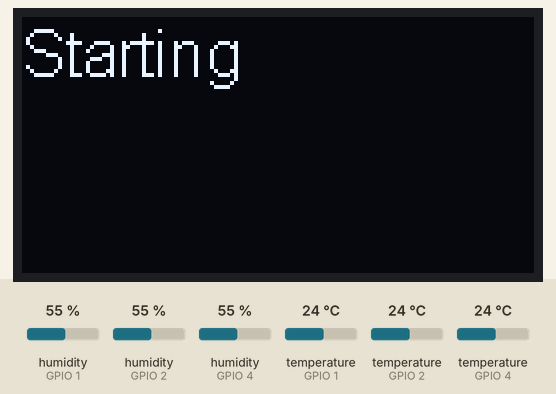
The sketch below on a simulated ESP8266 (Wemos D1 mini). Parts: 128×64 one-colour display. The inputs (shaded band) are chosen by the test bench; at power-on: humidity (sensors on GPIO 1, GPIO 2, GPIO 4) 55 %, temperature (sensors on GPIO 1, GPIO 2, GPIO 4) 24 °C. WiFi joins after 1.5 s; servers stay silent unless stated; uploads are accepted with an empty reply; web services answer with replies made up by the test bench; what the sketch prints to the serial monitor is not drawn.

Above: at 0.1 s.
At 6.1 s:
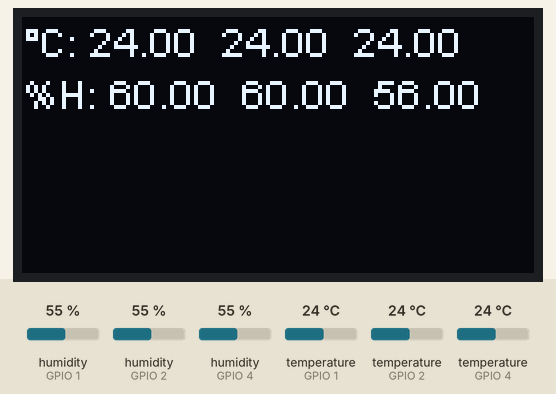
At 32.7 s:
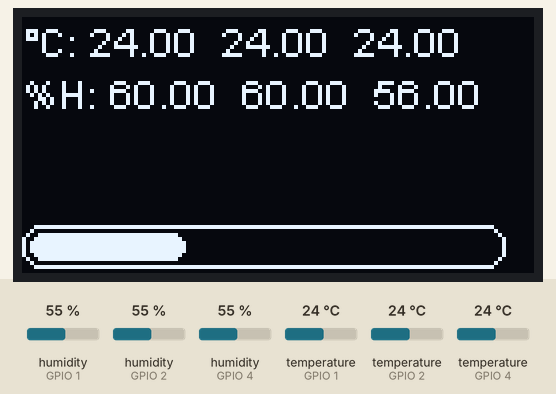
At 62.8 s:
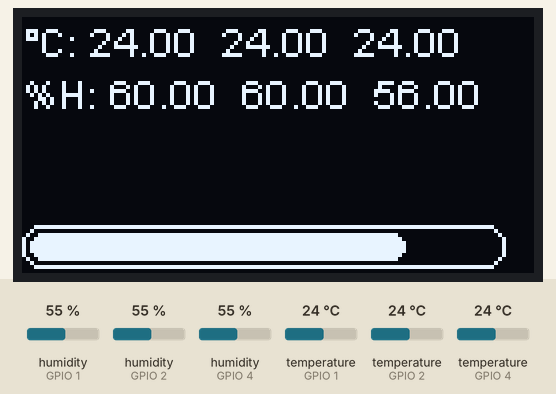
At 95.5 s:
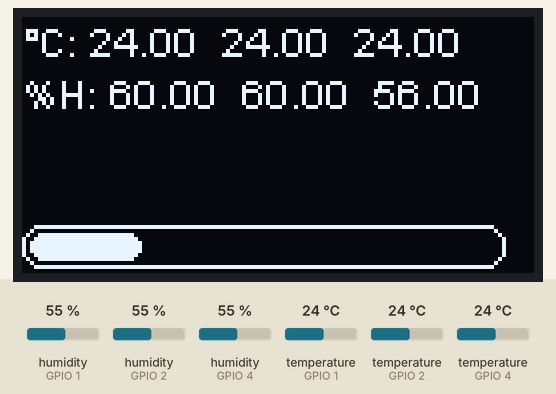
At 125.5 s:
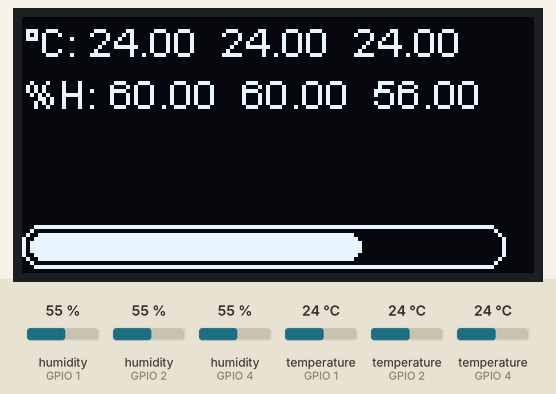

The sketch:

smartHumidor.ino
```cpp
    /*
       smartHumidor: ESP8266 with DHT22 and OLed display
                     supports Sparkfun and ThingSpeak for sending data

       by Francesco Alfieri

       based on:
       Arduino core for ESP8266 WiFi chip by ESP8266 Community
       Unified Sensor, DHT-sensor-library, Si7021 library by Adafruit
       OLED Driver for ESP8266 by Daniel Eichhorn and Fabrice Weinberg

       tested on:
       ESPDuino (ESP-13 Module) by DoIt
       D1 R2 & Mini (ESP-12F) by WeMos

       supposed to work on other ESP8266-based boards
       you just have to check the pinout and change pins accordingly

       CHANGELOG:
       [0.3] fan control
       [0.2] some fixes
       [0.1] first version

    */

    #include <ESP8266WiFi.h>
    #include <DHT.h>
    #include <SSD1306.h>

    // PARAMETERS

    // Sensors parameters
    const int INTERVAL = 60000;       // [ms] delay between readings
    //dht22
    const int DHTpin[] =    {1,2,4};  // add/remove sensors by pin (quicker than declaring one by one)
    const float offsetT[] = {0,0,0};  // temperature offsets
    const float offsetH[] = {5,5,1};  // humidity offsets

    // Fan parameters
    //fan pin
    const int fanPin = 1;
    boolean fanAlwaysON = false;  // fan always on?
    //fan triggering
    const int fanTemp = 23;       // [°C] min temperature to start spinning
    const int fanHumi = 68;       // [%]  min humidity to start spinning

    // Router credentials
    const char* wifissid = "";
    const char* wifipass = "";

    // Sparkfun account
    const String sparkPubKey = "";
    const String sparkPrvKey = "";

    // ThingSpeak account
    const String tsWriteKey = "";

    // OLED Data
    //SSD1306  display(0x3c, 1, 3);   // ADDRESS, SDA, SDC
    SSD1306 oled(0x3C, 13, 12);

    // PROGRAM CODE

    // Sensors data
    const int maxSensors = (sizeof(DHTpin)/sizeof(int));
    DHT *myDHT[maxSensors];
    float humi[maxSensors];
    float temp[maxSensors];
    // averages
    float avgTemp;
    float avgHumi;

    // START
    void setup()
    {
      Serial.begin(115200);
      Serial.flush();
      displayInit();
      connectToRouter();
      // initialize fan pin
      pinMode(fanPin, OUTPUT);
      // initialize sensors
      const int DHTTYPE = 22;
      for (int i=0;i<maxSensors;i++)
      {
        myDHT[i] = new DHT(DHTpin[i], DHTTYPE);
        myDHT[i]->begin();
      }
    }

    void loop()
    {
      // average reset
      avgTemp = 0;
      avgHumi = 0;
      // retrieves data from all sensors
      for(int i=0;i<maxSensors;i++)
      {
        temp[i] = myDHT[i]->readTemperature(false);
        humi[i] = myDHT[i]->readHumidity();
        // offsets
        temp[i] += offsetT[i];
        humi[i] += offsetH[i];

        avgTemp += temp[i];
        avgHumi += humi[i];

        // prints sensor data to serial
        Serial.print("T" + String(i) + ": " + String(temp[i]));
        Serial.print("\t");
        Serial.println("H" + String(i) + ": " + String(humi[i]));
      }
      avgTemp=round(avgTemp/maxSensors);
      avgHumi=round(avgHumi/maxSensors);
      Serial.println("avgT: " + String(avgTemp));
      Serial.println("avgH: " + String(avgHumi));

      fanControl();
      displayValues();
      sendToSparkfun();
      sendToThingspeak();
      delayBar();
      //delay(INTERVAL);  //simple delay: comment if using displayBar()
     }


    // FAN FUNCTIONS

    void fanControl()
    {
      if(fanAlwaysON)
        digitalWrite(fanPin, HIGH);
      else
      {
        if((avgTemp>=fanTemp)||(avgHumi>=fanHumi))
          digitalWrite(fanPin, HIGH);
         else
          digitalWrite(fanPin, LOW);
      }
     }

    // OLED DISPLAY FUNCTIONS

    // initialize display
    void displayInit()
    {
      String displaystring = "Starting";
      oled.init();
      oled.clear();
      oled.flipScreenVertically();
      oled.setFont(ArialMT_Plain_16);  // size choice 10/16/24
      oled.drawString(0,0, displaystring);
      oled.display();
    }

    // shows data on oled display
    // values are rounded to integers
    void displayValues()
    {
      oled.clear();
      oled.setFont(ArialMT_Plain_10);
      oled.setTextAlignment(TEXT_ALIGN_LEFT);
      String displaystring;
      displaystring += "°C: ";
      for(int i=0;i<maxSensors;i++)
      {
        displaystring += String(round(temp[i])) + "  ";
      }
      displaystring += '\n';
      displaystring += "%H: ";
      for(int i=0;i<maxSensors;i++)
      {
        displaystring += String(round(humi[i])) + "  ";
      }
      //displaystring += "\n";
      oled.drawString(0,0, displaystring);
      oled.display();
    }

    // shows a simple progress bar to keep track of interval between sensors readings
    void delayBar()
    {
      for(int i=0;i<=100;i+=10)
      {
        delay(INTERVAL/10);
        oled.drawProgressBar(0, 52, 120, 10, i);
        oled.display();
      }
    }


    // IOT FUNCTIONS

    // connects to router
    void connectToRouter()
    {

      WiFi.mode(WIFI_STA);  // Station mode (disables default AP+STA)
      Serial.print("\n\rConnecting to router..");
      WiFi.begin(wifissid, wifipass);
      // wait for connection
      while (WiFi.status() != WL_CONNECTED)
      {
        Serial.print(".");
        delay(5000);
      }
      Serial.print("connected to ");
      Serial.println(wifissid);
      Serial.print("IP address: ");
      Serial.println(WiFi.localIP());
      delay(1000);
    }


    // Sends data to Sparkfun
        void sendToSparkfun()
    {
      const char* host = "data.sparkfun.com";
      Serial.print("connecting to ");
      Serial.println(host);
      WiFiClient client;
      const int httpPort = 80;
      if (!client.connect(host, httpPort))
      {
        Serial.println("connection failed");
        return;
      }
      // URI for the request
      String url = "/input/" + sparkPubKey + "?private_key=" + sparkPrvKey;
      // fields
      for(int i=0;i<maxSensors;i++)
      {
        //fields name are t0,h0,t1,h1...
        url += "&t" + String(i) + "=" + temp[i];
        url += "&h" + String(i) + "=" + humi[i];
      }
      //url += "&fieldvalue=" + value;    // add custom fields/values
      // display URI in serial monitor
      Serial.print("Requesting URL: "+ url + '\n');
      // HTTP GET/POST to send the request to the server
      client.print("GET " + url + " HTTP/1.1\r\n" +
                   "Host: " + host + "\r\n" +
                   "Connection: close\r\n\r\n");
      delay(10);
      // print server response to serial
      while(client.available())
      {
        String line = client.readStringUntil('\r');
        Serial.print(line);
      }
      Serial.println("closing connection");
    }


    // Sends data to ThingSpeak
    void sendToThingspeak()
    {
      const char* host = "api.thingspeak.com";

      Serial.print("connecting to ");
      Serial.println(host);
      WiFiClient client;
      const int httpPort = 80;
      if (!client.connect(host, httpPort))
      {
        Serial.println("connection failed");
        return;
      }
      // URI for the request
      String url = "/update/?key=" + tsWriteKey;
      // fields
      int field=0;
      for(int i=0;i<maxSensors;i++)
      {
        url += "&field" + String(field+1) + "=" + temp[i];
        url += "&field" + String(field+2) + "=" + humi[i];
        field+2;
      }
      //url += "&fieldvalue=" + value;    // to add custom fields/values
      // display URI in serial monitor
      Serial.print("Requesting URL: "+ url + '\n');
      // HTTP GET/POST to send the request to the server
      client.print("GET " + url + " HTTP/1.1\r\n" +
                   "Host: " + host + "\r\n" +
                   "Connection: close\r\n\r\n");
      delay(10);
      // print server response to serial
      while(client.available())
      {
        String line = client.readStringUntil('\r');
        Serial.print(line);
      }
      Serial.println("closing connection");
    }
```

Measured:
- what the display in image 1 shows lasts 8.5 s, from 6.1 s to 14.6 s
- what the display in image 2 shows lasts 6.0 s, from 32.7 s to 38.7 s
